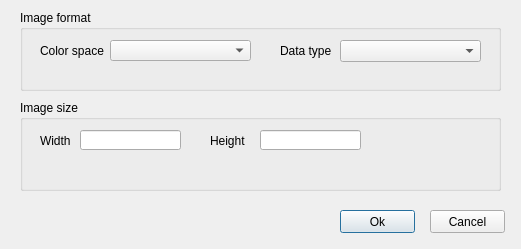
<?xml version="1.0" encoding="UTF-8"?>
<ui version="4.0">
 <class>RawFormatDialog</class>
 <widget class="QWidget" name="RawFormatDialog">
  <property name="geometry">
   <rect>
    <x>0</x>
    <y>0</y>
    <width>521</width>
    <height>249</height>
   </rect>
  </property>
  <property name="windowTitle">
   <string>Form</string>
  </property>
  <widget class="QPushButton" name="buttonOk">
   <property name="geometry">
    <rect>
     <x>340</x>
     <y>210</y>
     <width>75</width>
     <height>23</height>
    </rect>
   </property>
   <property name="text">
    <string>Ok</string>
   </property>
   <property name="default">
    <bool>true</bool>
   </property>
  </widget>
  <widget class="QPushButton" name="buttonCancel">
   <property name="geometry">
    <rect>
     <x>430</x>
     <y>210</y>
     <width>75</width>
     <height>23</height>
    </rect>
   </property>
   <property name="text">
    <string>Cancel</string>
   </property>
  </widget>
  <widget class="QGroupBox" name="groupFormat">
   <property name="geometry">
    <rect>
     <x>20</x>
     <y>10</y>
     <width>481</width>
     <height>81</height>
    </rect>
   </property>
   <property name="title">
    <string>Image format</string>
   </property>
   <widget class="QComboBox" name="comboColor">
    <property name="geometry">
     <rect>
      <x>90</x>
      <y>30</y>
      <width>141</width>
      <height>21</height>
     </rect>
    </property>
   </widget>
   <widget class="QComboBox" name="comboType">
    <property name="geometry">
     <rect>
      <x>320</x>
      <y>30</y>
      <width>141</width>
      <height>22</height>
     </rect>
    </property>
   </widget>
   <widget class="QLabel" name="label_3">
    <property name="geometry">
     <rect>
      <x>20</x>
      <y>30</y>
      <width>71</width>
      <height>21</height>
     </rect>
    </property>
    <property name="text">
     <string>Color space</string>
    </property>
   </widget>
   <widget class="QLabel" name="label_4">
    <property name="geometry">
     <rect>
      <x>260</x>
      <y>30</y>
      <width>61</width>
      <height>21</height>
     </rect>
    </property>
    <property name="text">
     <string>Data type</string>
    </property>
   </widget>
  </widget>
  <widget class="QGroupBox" name="groupSize">
   <property name="geometry">
    <rect>
     <x>20</x>
     <y>100</y>
     <width>481</width>
     <height>91</height>
    </rect>
   </property>
   <property name="title">
    <string>Image size</string>
   </property>
   <widget class="QLineEdit" name="lineEditWidth">
    <property name="geometry">
     <rect>
      <x>60</x>
      <y>30</y>
      <width>101</width>
      <height>20</height>
     </rect>
    </property>
   </widget>
   <widget class="QLineEdit" name="lineEditHeight">
    <property name="geometry">
     <rect>
      <x>240</x>
      <y>30</y>
      <width>101</width>
      <height>20</height>
     </rect>
    </property>
   </widget>
   <widget class="QLabel" name="label">
    <property name="geometry">
     <rect>
      <x>20</x>
      <y>30</y>
      <width>47</width>
      <height>21</height>
     </rect>
    </property>
    <property name="text">
     <string>Width</string>
    </property>
   </widget>
   <widget class="QLabel" name="label_2">
    <property name="geometry">
     <rect>
      <x>190</x>
      <y>30</y>
      <width>47</width>
      <height>21</height>
     </rect>
    </property>
    <property name="text">
     <string>Height</string>
    </property>
   </widget>
  </widget>
 </widget>
 <resources/>
 <connections/>
</ui>
